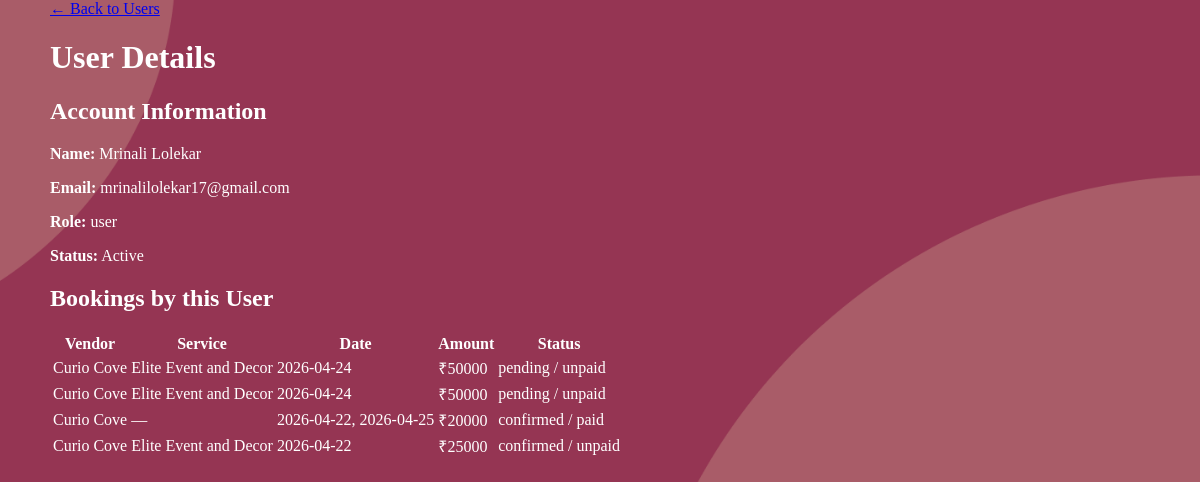
Screenshot of /admin/view_user/12 (signed in) with the database file from the repository.
### tables this page shows
CREATE TABLE users (
            id INTEGER PRIMARY KEY AUTOINCREMENT,
            full_name TEXT NOT NULL,
            email TEXT UNIQUE NOT NULL,
            password TEXT NOT NULL,
            role TEXT CHECK(role IN ('user', 'admin', 'eventmanager')) NOT NULL,
            is_approved INTEGER DEFAULT 0, -- 0=Pending, 1=Approved by Admin
            created_at TIMESTAMP DEFAULT CURRENT_TIMESTAMP
        , reset_otp TEXT, is_active INTEGER DEFAULT 1);

CREATE TABLE bookings (
            id INTEGER PRIMARY KEY AUTOINCREMENT,
            client_id INTEGER NOT NULL,
            manager_id INTEGER NOT NULL,
            service_id INTEGER,
            event_date DATE NOT NULL,
            status TEXT DEFAULT 'pending', -- pending, confirmed, rejected
            total_amount REAL,
            payment_status TEXT DEFAULT 'unpaid',
            created_at TIMESTAMP DEFAULT CURRENT_TIMESTAMP, client_phone TEXT, client_message TEXT, selected_package TEXT, event_location TEXT, cancelled_by TEXT, cancel_reason TEXT, transaction_id TEXT, receipt_number TEXT, cf_order_id TEXT,
            FOREIGN KEY (client_id) REFERENCES users (id),
            FOREIGN KEY (manager_id) REFERENCES users (id),
            FOREIGN KEY (service_id) REFERENCES services (id)
        );

CREATE TABLE manager_profiles (
            id INTEGER PRIMARY KEY AUTOINCREMENT,
            user_id INTEGER NOT NULL,
            business_name TEXT NOT NULL,
            phone TEXT NOT NULL,
            license_path TEXT, -- Path to uploaded JPEG/PDF license
            bio TEXT,
            base_price REAL DEFAULT 0.0,
            rating REAL DEFAULT 0.0, profile_pic TEXT, location TEXT, -- For the "Ratings/Reviews system"
            FOREIGN KEY (user_id) REFERENCES users (id) ON DELETE CASCADE
        );

CREATE TABLE services (
                id INTEGER PRIMARY KEY AUTOINCREMENT,
                manager_id INTEGER NOT NULL,
                category TEXT,
                service_name TEXT NOT NULL,
                service_location TEXT,       
                services_offered TEXT,       
                experience_years INTEGER,    
                pricing TEXT,                
                images TEXT,                 
                description TEXT, unavailable_dates TEXT, pkg_basic_name TEXT DEFAULT 'Basic (Silver)', pkg_basic_price REAL DEFAULT 0.0, pkg_basic_desc TEXT, pkg_premium_name TEXT DEFAULT 'Premium (Gold)', pkg_premium_price REAL DEFAULT 0.0, pkg_premium_desc TEXT, pkg_luxury_name TEXT DEFAULT 'Luxury (Platinum)', pkg_luxury_price REAL DEFAULT 0.0, pkg_luxury_desc TEXT, package_tier TEXT DEFAULT 'Standard', is_active INTEGER DEFAULT 1,
                FOREIGN KEY (manager_id) REFERENCES users (id) ON DELETE CASCADE
            );

### app.py (the view)
@app.route('/admin/view_user/<int:user_id>')
def admin_view_user(user_id):
    if 'user_id' not in session or session['role'] != 'admin':
        return redirect(url_for('index'))
    conn = get_db_connection()
    user = conn.execute("SELECT * FROM users WHERE id=? AND role='user'", (user_id,)).fetchone()
    if not user:
        conn.close()
        flash("User not found.")
        return redirect(url_for('admin_users'))
    bookings = conn.execute('''
        SELECT b.*, m.business_name, s.service_name
        FROM bookings b
        JOIN manager_profiles m ON b.manager_id=m.user_id
        LEFT JOIN services s ON b.service_id=s.id
        WHERE b.client_id=? ORDER BY b.created_at DESC
    ''', (user_id,)).fetchall()
    conn.close()
    return render_template('admin_view_user.html', user=user, bookings=bookings)

### app.py (called while the page is built)
def get_db_connection():
    conn = sqlite3.connect('database.db', timeout=10)
    conn.row_factory = sqlite3.Row
    conn.execute("PRAGMA foreign_keys = ON")
    return conn

### frontend/templates/admin_view_user.html
<!DOCTYPE html><html lang="en"><head><meta charset="UTF-8"><meta name="viewport" content="width=device-width, initial-scale=1"><title>User Details | Evenzo Admin</title><link rel="stylesheet" href="{{ url_for('static', filename='styles.css') }}"></head><body><main class="main" style="margin:0 auto;max-width:1100px"><a href="{{ url_for('admin_users') }}" class="btn btn-outline">← Back to Users</a><h1>User Details</h1><div class="card"><h2>Account Information</h2><p><strong>Name:</strong> {{ user.full_name }}</p><p><strong>Email:</strong> {{ user.email }}</p><p><strong>Role:</strong> {{ user.role }}</p><p><strong>Status:</strong> {{ 'Active' if user.is_active else 'Inactive' }}</p></div><div class="card"><h2>Bookings by this User</h2>{% if bookings %}<table><tr><th>Vendor</th><th>Service</th><th>Date</th><th>Amount</th><th>Status</th></tr>{% for b in bookings %}<tr><td>{{ b.business_name }}</td><td>{{ b.service_name or '—' }}</td><td>{{ b.event_date }}</td><td>₹{{ '%.0f'|format(b.total_amount or 0) }}</td><td>{{ b.status }} / {{ b.payment_status }}</td></tr>{% endfor %}</table>{% else %}<p>No bookings found.</p>{% endif %}</div></main></body></html>

### frontend/static/styles.css (style rules this page uses)
body { margin: 0; padding: 0; background: url('/static/images/5.png'); color: white; background-size: cover; background-position: center; background-attachment: fixed; }
body { animation: fadeIn 0.8s ease-out; }
.main { animation: fadeIn 1s ease-out; }

### rows the page displays
users: full_name "Mrinali Lolekar", email "mrinalilolekar17@gmail.com", role "user", is_active "Active"
bookings: business_name "Curio Cove", service_name "Elite Event and Decor", event_date "2026-04-24", total_amount "50000", status "pending", payment_status "unpaid"
bookings: business_name "Curio Cove", service_name "Elite Event and Decor", event_date "2026-04-24", total_amount "50000", status "pending", payment_status "unpaid"
bookings: business_name "Curio Cove", service_name "—", event_date "2026-04-22, 2026-04-25", total_amount "20000", status "confirmed", payment_status "paid"
bookings: business_name "Curio Cove", service_name "Elite Event and Decor", event_date "2026-04-22", total_amount "25000", status "confirmed", payment_status "unpaid"
